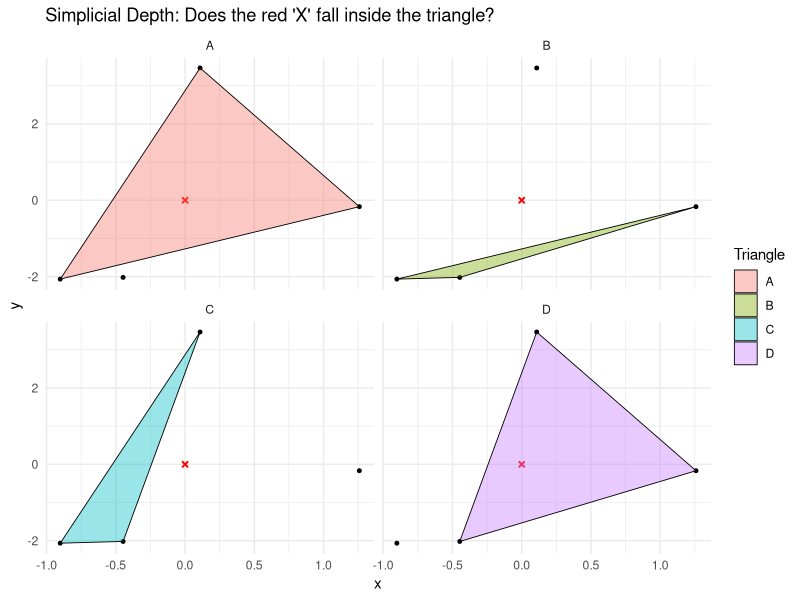

The R source for this figure:
## ---- chunk 1
#| echo: false
#| warning: false
#| code-fold: false
#| fig-cap: "A simple toy example to help understand how Simplicial Depth is computed."

library(ggplot2)
set.seed(57458856)
#toy example starts here

#generate random data
x_c = runif(4,-4,4)
y_c = runif(4,-4,4)

dataPoints = data.frame(x = x_c, y = y_c)

#setting coordinates of points for all possible triangles
# 4 choose 3 = 4
triangles = data.frame(
  x = x_c[c(1, 2, 3,  # Trinangle A
        1, 2, 4,      # Trinangle B
        1, 3, 4,      # Trinangle C
        2, 3, 4)],    # Trinangle D 

  y = y_c[c(1, 2, 3,  # Trinangle A 
            1, 2, 4,  # Trinangle B
            1, 3, 4,  # Trinangle C
            2, 3, 4)],# Trinangle D

  Triangle = c("A", "A", "A",  # Identifier for Triangle A
               "B", "B", "B",  # Identifier for Triangle B
               "C", "C", "C",  # Identifier for Triangle C
               "D", "D", "D")  # Identifier for Triangle D
)

query_pt = data.frame(x = 0, y = 0)

#plot the graph
ggplot(triangles, aes(x = x, y = y, group = Triangle, fill = Triangle)) +
  geom_point(data = dataPoints, aes(x=x, y=y), size = 1, inherit.aes = FALSE)+
  geom_point(data = query_pt, aes(x=x, y=y), 
             color = "red", shape = 4, size = 1, stroke = 1, inherit.aes = FALSE) +
  geom_polygon(color = "black", alpha = 0.4, linewidth = 0.3) +
  facet_wrap(~Triangle) +
  theme_minimal() + 
  labs(title = "Simplicial Depth: Does the red 'X' fall inside the triangle?", Size = 2)
